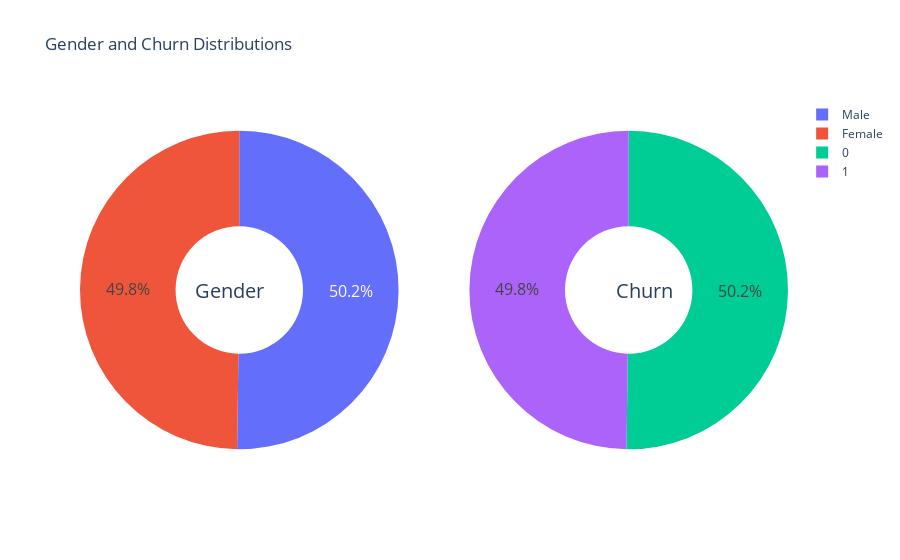

This figure's notebook cell:
### Markdown cell above
<a id = "9" ></a>
# <span style="font-family:serif; font-size:28px;"> 5. Data Visualization </span>
<a id = "datavisualization" ></a>

### Code cell
g_labels = ['Male', 'Female']
values_churn=df['Churn'].value_counts()
# Create subplots: use 'domain' type for Pie subplot
fig = make_subplots(rows=1, cols=2, specs=[[{'type':'domain'}, {'type':'domain'}]])
fig.add_trace(go.Pie(labels=g_labels, values=df['Gender'].value_counts(), name="Gender"),
              1, 1)
fig.add_trace(go.Pie(labels=values_churn.index, values=df['Churn'].value_counts(), name="Churn"),
              1, 2)

# Use `hole` to create a donut-like pie chart
fig.update_traces(hole=.4, hoverinfo="label+percent+name", textfont_size=16)

fig.update_layout(
    title_text="Gender and Churn Distributions",
    # Add annotations in the center of the donut pies.
    annotations=[dict(text='Gender', x=0.16, y=0.5, font_size=20, showarrow=False),
                 dict(text='Churn', x=0.84, y=0.5, font_size=20, showarrow=False)])
fig.show()

### Figure 1 — Plotly figure (JSON) as saved in the notebook; plotly's stock layout.template omitted (floating-point values rounded to 4 significant figures)
{"data": [{"domain": {"x": [0, 0.45], "y": [0, 1]}, "hole": 0.4, "hoverinfo": "label+percent+name", "labels": ["Male", "Female"], "name": "Gender", "textfont": {"size": 16}, "type": "pie", "values": [50216, 49784]}, {"domain": {"x": [0.55, 1], "y": [0, 1]}, "hole": 0.4, "hoverinfo": "label+percent+name", "labels": [0, 1], "name": "Churn", "textfont": {"size": 16}, "type": "pie", "values": [50221, 49779]}], "layout": {"annotations": [{"font": {"size": 20}, "showarrow": false, "text": "Gender", "x": 0.16, "y": 0.5}, {"font": {"size": 20}, "showarrow": false, "text": "Churn", "x": 0.84, "y": 0.5}], "title": {"text": "Gender and Churn Distributions"}}}
